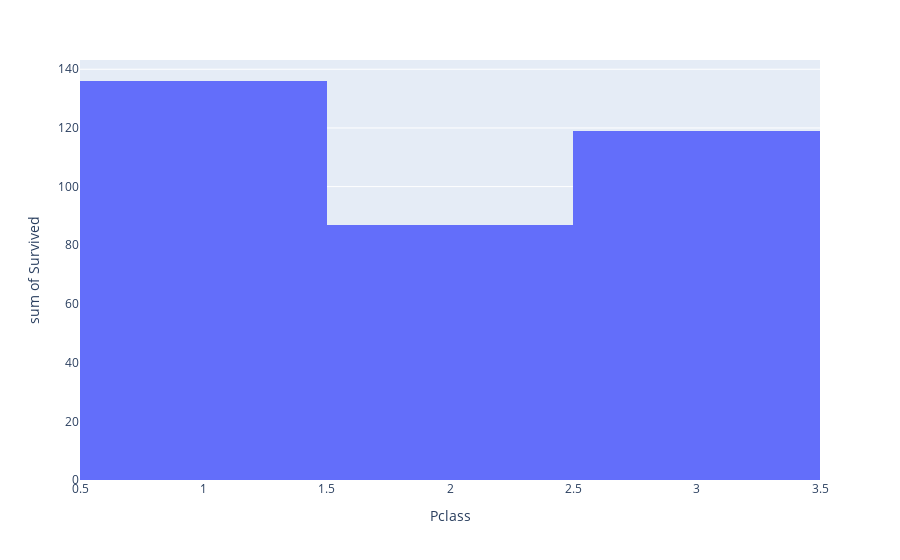

Notebook code for this chart:
### Code cell
fig = px.histogram(dfTrain, y='Survived', x='Pclass')
fig.show()

### Figure 1 — Plotly figure (JSON) as saved in the notebook; plotly's stock layout.template omitted (floating-point values rounded to 4 significant figures; data arrays with more than 128 entries replaced by an {"elided": "..."} marker saying what was removed)
{"data": [{"alignmentgroup": "True", "bingroup": "x", "histfunc": "sum", "hovertemplate": "Pclass=%{x}<br>sum of Survived=%{y}<extra></extra>", "legendgroup": "", "marker": {"color": "#636efa", "pattern": {"shape": ""}}, "name": "", "offsetgroup": "", "orientation": "v", "showlegend": false, "type": "histogram", "x": {"elided": "891 int values"}, "xaxis": "x", "y": {"elided": "891 int values"}, "yaxis": "y"}], "layout": {"barmode": "relative", "legend": {"tracegroupgap": 0}, "margin": {"t": 60}, "xaxis": {"anchor": "y", "domain": [0, 1], "title": {"text": "Pclass"}}, "yaxis": {"anchor": "x", "domain": [0, 1], "title": {"text": "sum of Survived"}}}}
